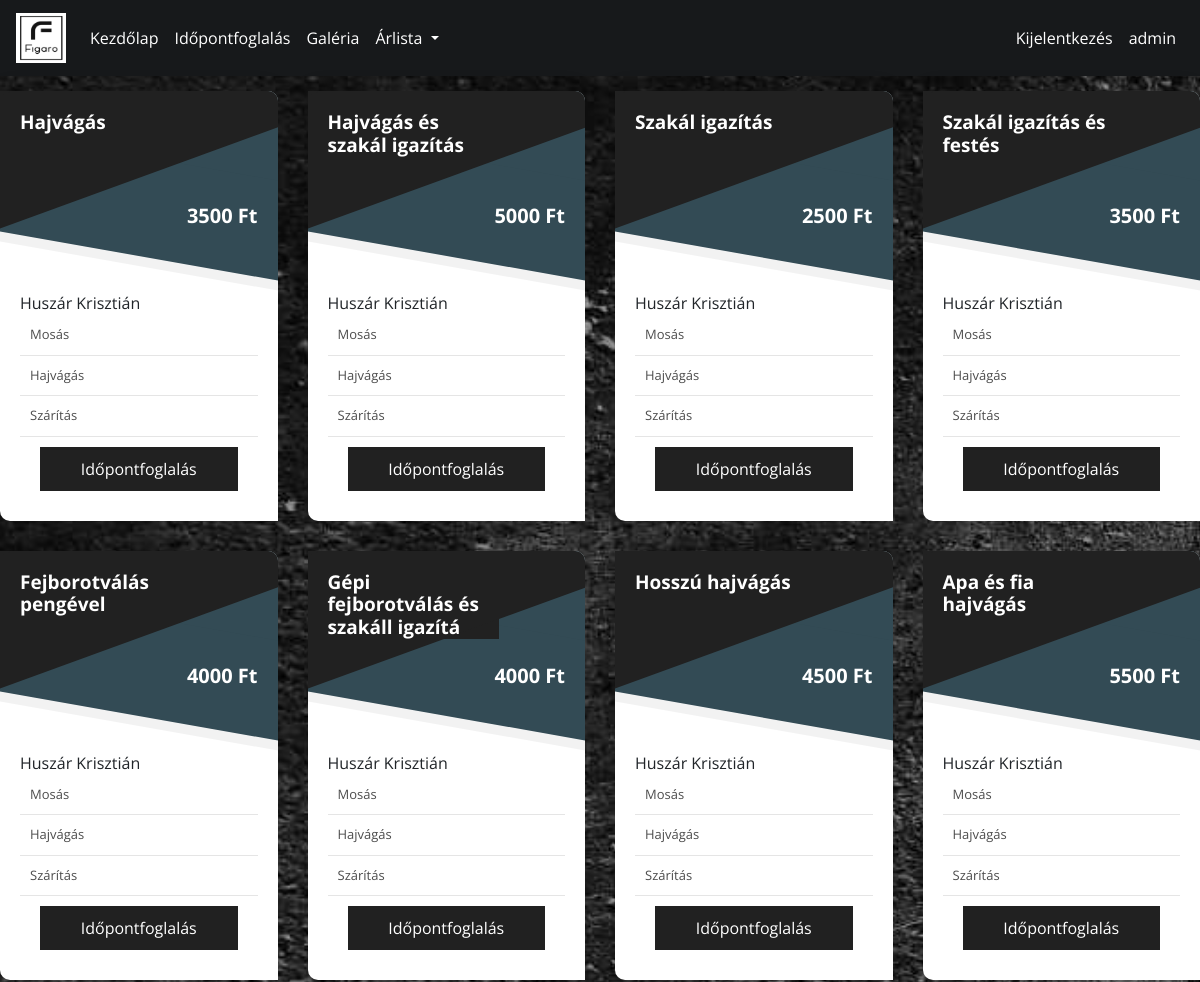
Page /price_list_man/ (signed in, upper part) on the earlier database version.
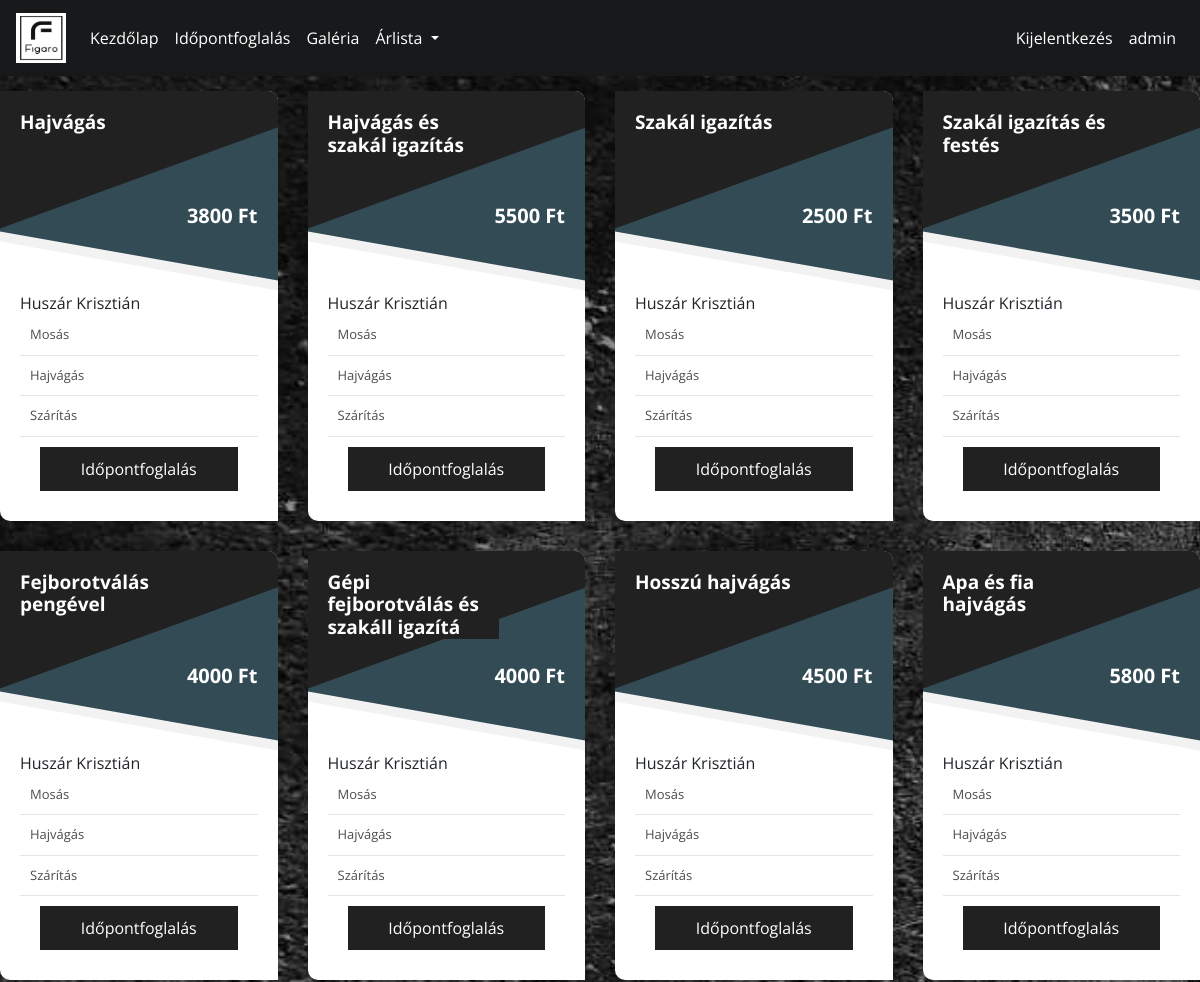
Same page on the later database version.
### Home/models.py (models this page shows, shortened)
class Price(models.Model):
    tittle = models.CharField(max_length=37)
    price = models.CharField(max_length=10)
    barber_name = models.CharField(max_length=50)
    description= models.CharField(max_length=200)
    categori = models.BigIntegerField()
    time = models.CharField(max_length=8)

### Home/views.py (the view)
# urls.py: path('price_list_man/', views.price_list_man, name = 'Price_man'),
def price_list_man(request):
    if request.method == 'GET':
        price_datas = Price.objects.all()
        return render(request, "Price_list.html", {'actual_page': 'price_list_man', 'user_id':user_id, 'price_datas': price_datas})

### Home/templates/Price_list.html (shortened to what this page needs)
{% extends 'base.html' %}
{% block content %}
    {% if  actual_page == "price_list_man"%}
        {% include 'Price_list_man.html' %}
    {% elif actual_page == "price_list_women" %}
        <div>
            {% block women %}
                {% include 'Price_list_women.html' %}
            {% endblock women %}
        </div>
    {% elif actual_page == "price_list_examination" %}
        <div>
            {% block examination %}
                {% include 'Price_list_examination.html' %}
            {% endblock examination %}
        </div>
    {% endif %}
{% endblock content %}

### Home/templates/Price_list_man.html
{% load static %}
<div class="row">
    {% for price_data in price_datas %}
        {% if price_data.categori == 0 %}
            <div class="col-md-4 col-sm-6 col-lg-3">
                <div class="pricing-table-3 basic">
                    <div class="pricing-table-header">
                        <h4><strong>{{price_data.tittle}}</strong></h4>
                    </div>
                    <div class="price"><strong>{{price_data.price}} Ft</strong></div>
                    <div class="pricing-body">
                        <ul class="pricing-table-ul">
                            <p>{{price_data.barber_name}}</p>
                            <li></i> Mosás</li>
                            <li></i> Hajvágás</li>
                            <li></i> Szárítás</li>
                        </ul><a href="{% url 'Booking' %}?hairdresser_id=2&categori_id={{price_data.id}}" class="view-more">Időpontfoglalás</a></div>
                </div>
            </div>
        {% endif %}
    {% endfor %}
</div>

Differences in the rows shown:
changed Price "Hajvágás": price "3500" → "3800"
changed Price "Hajvágás és szakál igazítás": price "5000" → "5500"
changed Price "Apa és fia hajvágás": price "5500" → "5800"
